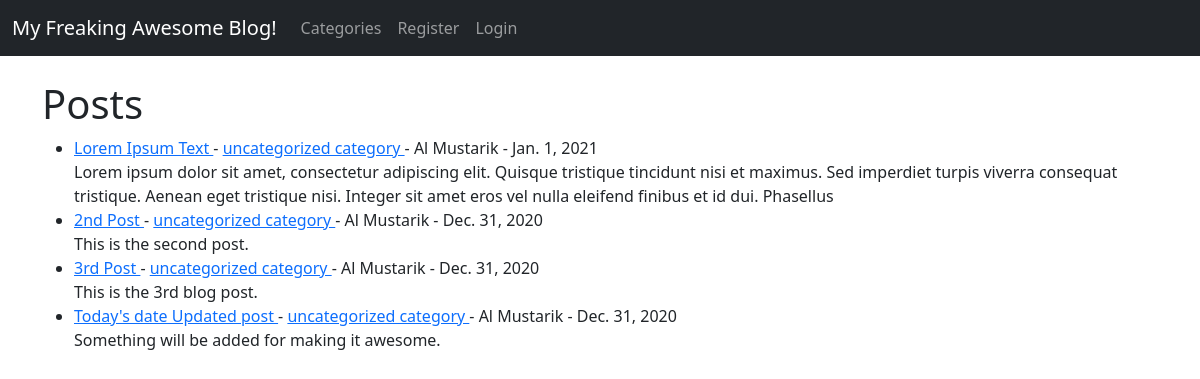
Before: / with the older database file.
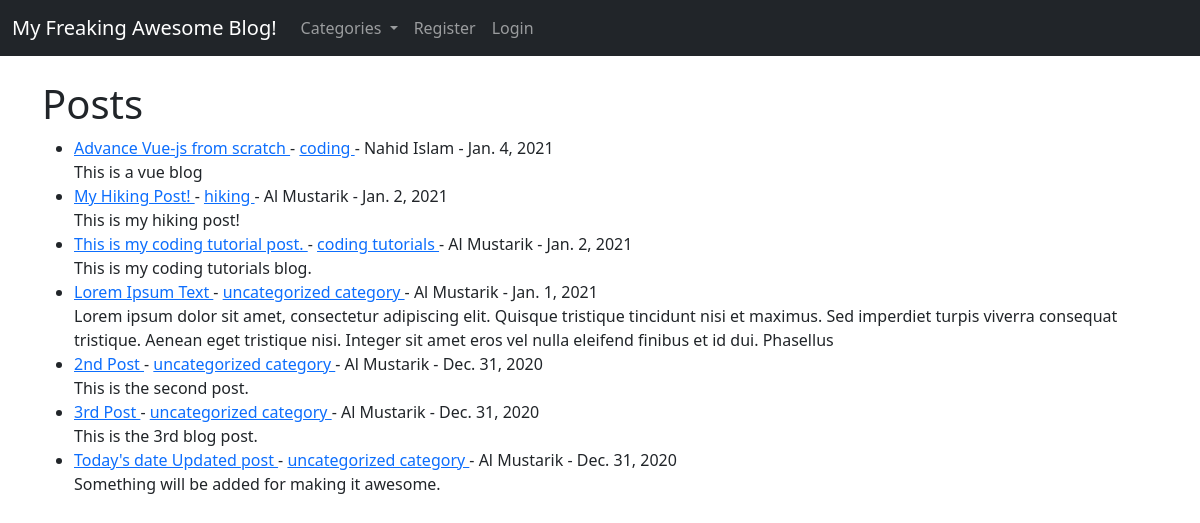
After: the same page with the newer database file.
### myblog/models.py (models this page shows, shortened)
class Post(models.Model):
    title = models.CharField(max_length=255)
    title_tag = models.CharField(max_length=255, default="My Freaking Awesome Blog")
    author = models.ForeignKey(User, on_delete=models.CASCADE)
    body = models.TextField()
    post_date = models.DateField(auto_now_add=True)
    category = models.CharField(max_length=255, default="coding")
    likes = models.ManyToManyField(User, related_name='blog_posts')

### myblog/views.py (the view)
# urls.py: path('', HomeView.as_view(), name="home"),
class HomeView(ListView):
    model = Post
    template_name = 'home.html'
    cats = Category.objects.all()
    ordering = ['-post_date']
    def get_context_data(self, *args, **kwargs):
        cat_menu = Category.objects.all()
        context = super(HomeView, self).get_context_data(*args, **kwargs)
        context["cat_menu"] = cat_menu
        return context

### myblog/models.py (called while the page is built)
    def __str__(self):
        return self.name

### templates/home.html (shortened to what this page needs)
{% extends 'base.html' %}
{% block content %}
<h1>Posts</h1>
<ul>
{% for post in object_list %}
    <li>
    <a href="{% url 'article-detail' post.pk %}" >
        {{ post.title }} </a>
        - <a href="{% url 'category' post.category|slugify %}"> {{ post.category }} </a>
        - {{ post.author.first_name }}
        {{ post.author.last_name }} -
        {{ post.post_date }}
        <br/>
    {{ post.body|slice:":250"|safe }}
    </li>
{% endfor %}
</ul>
{% endblock %}

### templates/base.html (shortened to what this page needs)
<!doctype html>
<html lang="en">
  <head>
    <link href="https://cdn.jsdelivr.net/npm/bootstrap@5.0.0-beta1/dist/css/bootstrap.min.css" rel="stylesheet">
  </head>
  <body>
  <nav class="navbar navbar-expand-lg navbar-dark bg-dark">
  <div class="container-fluid">
    <a class="navbar-brand" href="{% url 'home' %}">My Freaking Awesome Blog!</a>
    <div class="collapse navbar-collapse" id="navbarSupportedContent">
    <ul class="navbar-nav me-auto mb-2 mb-lg-0">
    {% if cat_menu %}
    <li class="nav-item dropdown">
      <a class="nav-link dropdown-toggle" href="#" id="navbarDropdown" role="button" data-bs-toggle="dropdown" aria-expanded="false">
        Categories
      </a>
    </li>
    {% else %}
        <li class="nav-item">
            <a class="nav-link" href="{% url 'category-list' %}">Categories</a>
        </li>
    {% endif %}
    {% if user.is_authenticated %}
    <li class="nav-item">
        <a class="nav-link" href="{% url 'add_post' %}">Add Post</a>
    </li>
    <li class="nav-item">
        <a class="nav-link" href="{% url 'add_category' %}">Add Category</a>
    </li>
    <li class="nav-item">
        <a class="nav-link" href="{% url 'logout' %}">Logout</a>
    </li>
  {% else %}
    <li class="nav-item">
        <a class="nav-link" href="{% url 'register' %}">Register</a>
    </li>
    <li class="nav-item">
        <a class="nav-link" href="{% url 'login' %}">Login</a>
    </li>
  {% endif %}
  </ul>
</div>
</div>
</nav>
<br>
  <div class="container">
    {% block content %}
    {% endblock %}
  </div>
  </body>
</html>

Changed rows visible on the page:
added Post: title "Advance Vue-js from scratch", category "coding", author.first_name "Nahid", author.last_name "Islam", post_date "Jan. 4, 2021", body "This is a vue blog"
added Post: title "My Hiking Post!", category "hiking", author.first_name "Al", author.last_name "Mustarik", post_date "Jan. 2, 2021", body "This is my hiking post!"
added Post: title "This is my coding tutorial post.", category "coding tutorials", author.first_name "Al", author.last_name "Mustarik", post_date "Jan. 2, 2021", body "This is my coding tutorials blog."
